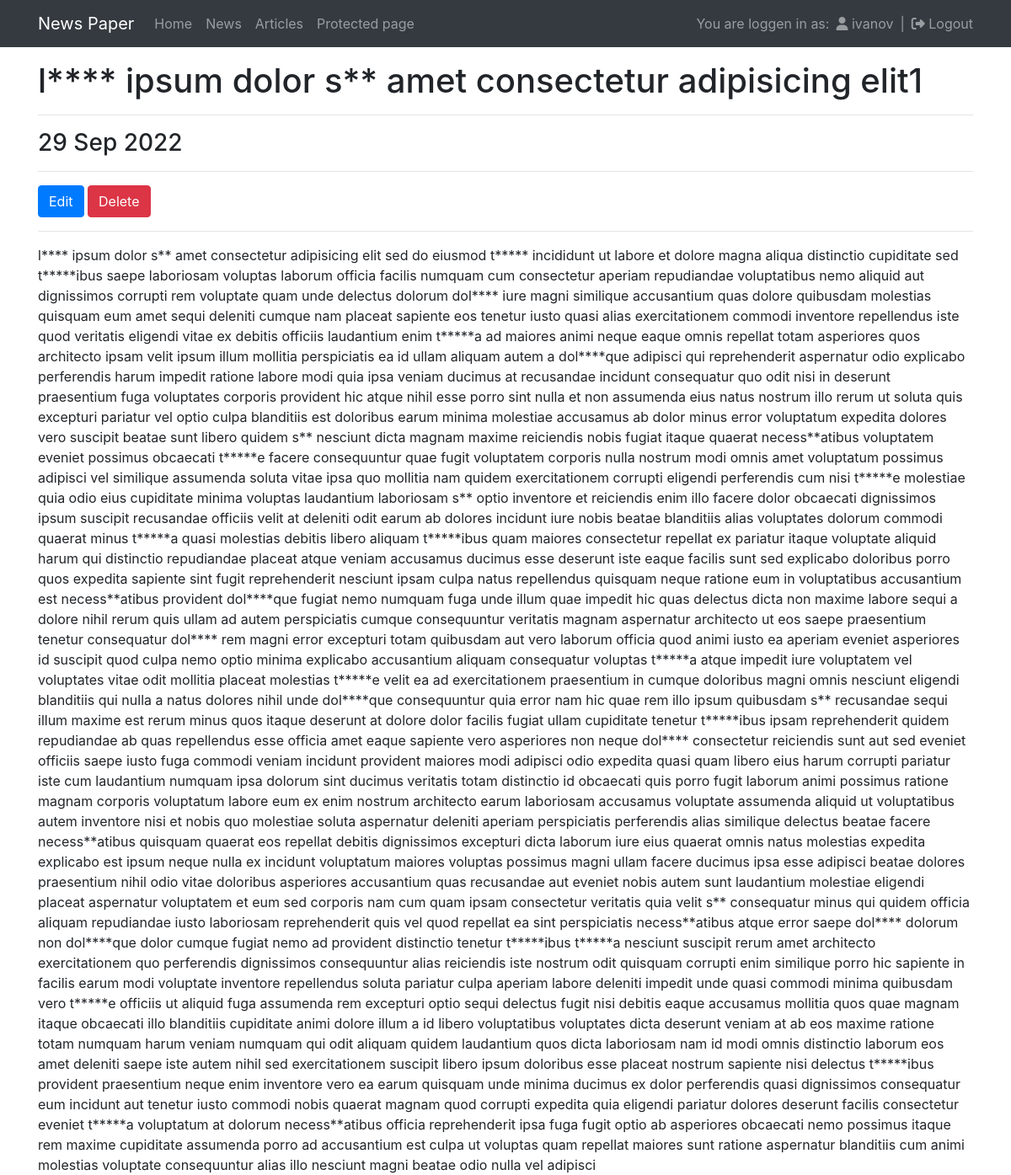
Screenshot of /news/87/ (signed in) with the database file from the repository.
### news/models.py (models this page shows, shortened)
class Post(models.Model):
    author = models.ForeignKey(Author, on_delete=models.CASCADE)
    type = models.CharField(max_length=8, choices=POST_TYPES, default=article)
    date_created = models.DateTimeField(auto_now=True)
    categories = models.ManyToManyField(Category, through='PostCategory')
    title = models.CharField(max_length=255)
    content = models.TextField()
    rating = models.IntegerField(default=0)

### news/views.py (the view)
# urls.py: path('news/<int:pk>/', NewsDetail.as_view(), name='news_detail'),
class NewsDetail(PermissionRequiredMixin, DetailView):
    model = Post
    template_name = 'news/news.html'
    context_object_name = 'news'
    permission_required = 'news.view_post'

### news/templatetags/custom_filters.py (called while the page is built)
@register.filter(name='censor')
def censor(value):
    if not isinstance(value, str):
        raise ValueError
    for text, censored in CENSORED_WORDS.items():
        value = value.replace(text, censored)
    return value

### templates/news/news.html (shortened to what this page needs)
{% extends 'flatpages/default.html' %}
{% load custom_filters %}
{% block content %}
<h1>{{ news.title|censor }}</h1>
<hr />
    <h3>{{ news.date_created|date:"d M Y" }}</h3>
<hr />
    <a href="{% url 'news_edit' pk=news.id %}" class="btn btn-primary">Edit</a>
    <a href="{% url 'news_delete' pk=news.id %}" class="btn btn-danger">Delete</a>
<hr />
{{ news.content|censor }}
{% endblock content %}

### templates/flatpages/default.html (shortened to what this page needs)
<!DOCTYPE html>
<html lang="en">
    <head>
        {% load static %}
        {% load bootstrap4 %}
        <link href="{% static 'fontawesomefree/css/fontawesome.css' %}" rel="stylesheet" type="text/css">
        <link href="{% static 'fontawesomefree/css/brands.css' %}" rel="stylesheet" type="text/css">
        <link href="{% static 'fontawesomefree/css/solid.css' %}" rel="stylesheet" type="text/css">
        {% bootstrap_css %}
    </head>
    <body>
        {% block menu %}
        <nav class="navbar navbar-expand-lg navbar-dark bg-dark mb-3">
            <div class="container">
                <a class="navbar-brand" href="#">News Paper</a>
                <div class="collapse navbar-collapse">
                    <ul class="navbar-nav ms-auto mb-2 mb-lg-0">
                        <li class="nav-item"><a class="nav-link{% if request.path == '/' %} active{% endif %}" aria-current="page" href="/">Home</a></li>
                        <li class="nav-item"><a class="nav-link{% if request.resolver_match.view_name == 'news_list' %} active{% endif %}" aria-current="page" href="{% url 'news_list' %}">News</a></li>
                        <li class="nav-item"><a class="nav-link{% if request.resolver_match.view_name == 'article_list' %} active{% endif %}" aria-current="page" href="{% url 'article_list' %}">Articles</a></li>
                        <li class="nav-item"><a class="nav-link{% if request.resolver_match.view_name == 'protected' %} active{% endif %}" aria-current="page" href="{% url 'protected' %}">Protected page</a></li>
                    </ul>
                </div>
                {% if request.user.is_authenticated %}
                    <span class="navbar-text mx-2">You are loggen in as:</span>
                    <a class="navbar-text{% if request.resolver_match.view_name == 'profile' %} active{% endif %}" aria-current="page" href="{% url 'profile' %}">
                        <i class="fa-solid fa-user"></i>
                        {{ request.user.username }}
                    </a>
                    <span class="navbar-text mx-2">|</span>
                    <a class="navbar-text{% if request.resolver_match.view_name == 'logout' %} active{% endif %}" aria-current="page" href="{% url 'logout' %}">
                        <i class="fa-solid fa-right-from-bracket"></i>
                        Logout
                    </a>
                    {% endif %}
            </div>
        </nav>
        {% endblock menu %}
        <main role="main" class="container">
            {% block content %}
            {% endblock content %}
        </main>
    </body>
</html>

### rows the page displays
Post: title|censor "l**** ipsum dolor s** amet consectetur adipisicing elit1", date_created "29 Sep 2022", content|censor "l**** ipsum dolor s** amet consectetur adipisicing elit sed do eiusmod t***** incididunt ut labore et dolore magna aliqua distinctio cupiditate sed t*****ibus saepe laboriosam voluptas laborum officia facilis numquam cum consectetur aperiam repudiandae voluptatibus nemo aliquid aut dignissimos corrupti rem voluptate quam unde delectus dolorum dol**** iure magni similique accusantium quas dolore quibusdam molestias quisquam eum amet sequi deleniti cumque nam placeat sapiente eos tenetur iusto quasi alias exercitationem commodi inventore repellendus iste quod veritatis eligendi vitae ex debitis officiis laudantium enim t*****a ad maiores animi neque eaque omnis repellat totam asperiores quos…"

### other values shown
{{ request.user.username }} "ivanov"
